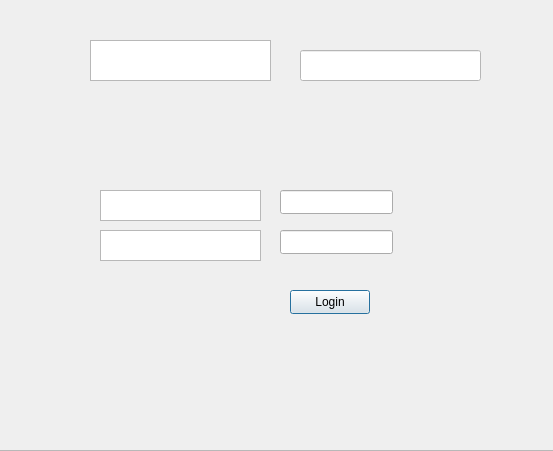
<?xml version="1.0" encoding="UTF-8"?>
<ui version="4.0">
 <class>Dialog</class>
 <widget class="QDialog" name="Dialog">
  <property name="geometry">
   <rect>
    <x>0</x>
    <y>0</y>
    <width>553</width>
    <height>451</height>
   </rect>
  </property>
  <property name="windowTitle">
   <string>Dialog</string>
  </property>
  <widget class="QFrame" name="frame">
   <property name="geometry">
    <rect>
     <x>-10</x>
     <y>-10</y>
     <width>571</width>
     <height>461</height>
    </rect>
   </property>
   <property name="styleSheet">
    <string notr="true">background-image: url(:/res/vehicle_image.jpg);</string>
   </property>
   <property name="frameShape">
    <enum>QFrame::StyledPanel</enum>
   </property>
   <property name="frameShadow">
    <enum>QFrame::Raised</enum>
   </property>
   <widget class="QLineEdit" name="lineEdit_3">
    <property name="geometry">
     <rect>
      <x>310</x>
      <y>60</y>
      <width>181</width>
      <height>31</height>
     </rect>
    </property>
    <property name="styleSheet">
     <string notr="true">color: rgb(255, 255, 255);
background-color: rgb(255, 255, 255);
selection-background-color: rgb(85, 255, 255);
background-color: qradialgradient(spread:pad, cx:0.5, cy:0.5, radius:0.5, fx:0.5, fy:0.5, stop:0 rgba(0, 0, 0, 255), stop:0.19397 rgba(0, 0, 0, 255), stop:0.202312 rgba(122, 97, 0, 255), stop:0.495514 rgba(76, 58, 0, 255), stop:0.504819 rgba(255, 255, 255, 255), stop:0.79 rgba(255, 255, 255, 255), stop:1 rgba(255, 158, 158, 255));
background-color: rgb(255, 255, 255);</string>
    </property>
    <property name="text">
     <string>34524324</string>
    </property>
   </widget>
   <widget class="QLineEdit" name="lineEdit">
    <property name="geometry">
     <rect>
      <x>290</x>
      <y>200</y>
      <width>113</width>
      <height>24</height>
     </rect>
    </property>
    <property name="text">
     <string/>
    </property>
   </widget>
   <widget class="QTextEdit" name="textEdit">
    <property name="geometry">
     <rect>
      <x>100</x>
      <y>50</y>
      <width>181</width>
      <height>41</height>
     </rect>
    </property>
    <property name="html">
     <string>&lt;!DOCTYPE HTML PUBLIC &quot;-//W3C//DTD HTML 4.0//EN&quot; &quot;http://www.w3.org/TR/REC-html40/strict.dtd&quot;&gt;
&lt;html&gt;&lt;head&gt;&lt;meta name=&quot;qrichtext&quot; content=&quot;1&quot; /&gt;&lt;meta charset=&quot;utf-8&quot; /&gt;&lt;style type=&quot;text/css&quot;&gt;
p, li { white-space: pre-wrap; }
hr { height: 1px; border-width: 0; }
li.unchecked::marker { content: &quot;\2610&quot;; }
li.checked::marker { content: &quot;\2612&quot;; }
&lt;/style&gt;&lt;/head&gt;&lt;body style=&quot; font-family:'Segoe UI'; font-size:9pt; font-weight:400; font-style:normal;&quot;&gt;
&lt;p align=&quot;center&quot; style=&quot; margin-top:0px; margin-bottom:0px; margin-left:0px; margin-right:0px; -qt-block-indent:0; text-indent:0px;&quot;&gt;&lt;span style=&quot; font-size:14pt; font-weight:700; color:#ffffff;&quot;&gt;Vehicle ID Search&lt;/span&gt;&lt;/p&gt;&lt;/body&gt;&lt;/html&gt;</string>
    </property>
   </widget>
   <widget class="QLineEdit" name="lineEdit_2">
    <property name="geometry">
     <rect>
      <x>290</x>
      <y>240</y>
      <width>113</width>
      <height>24</height>
     </rect>
    </property>
   </widget>
   <widget class="QPushButton" name="pushButton">
    <property name="geometry">
     <rect>
      <x>300</x>
      <y>300</y>
      <width>80</width>
      <height>24</height>
     </rect>
    </property>
    <property name="styleSheet">
     <string notr="true">alternate-background-color: rgb(255, 255, 255);</string>
    </property>
    <property name="text">
     <string>Login</string>
    </property>
   </widget>
   <widget class="QTextEdit" name="textEdit_2">
    <property name="geometry">
     <rect>
      <x>110</x>
      <y>200</y>
      <width>161</width>
      <height>31</height>
     </rect>
    </property>
    <property name="html">
     <string>&lt;!DOCTYPE HTML PUBLIC &quot;-//W3C//DTD HTML 4.0//EN&quot; &quot;http://www.w3.org/TR/REC-html40/strict.dtd&quot;&gt;
&lt;html&gt;&lt;head&gt;&lt;meta name=&quot;qrichtext&quot; content=&quot;1&quot; /&gt;&lt;meta charset=&quot;utf-8&quot; /&gt;&lt;style type=&quot;text/css&quot;&gt;
p, li { white-space: pre-wrap; }
hr { height: 1px; border-width: 0; }
li.unchecked::marker { content: &quot;\2610&quot;; }
li.checked::marker { content: &quot;\2612&quot;; }
&lt;/style&gt;&lt;/head&gt;&lt;body style=&quot; font-family:'Segoe UI'; font-size:9pt; font-weight:400; font-style:normal;&quot;&gt;
&lt;p align=&quot;center&quot; style=&quot; margin-top:0px; margin-bottom:0px; margin-left:0px; margin-right:0px; -qt-block-indent:0; text-indent:0px;&quot;&gt;&lt;span style=&quot; font-size:11pt; font-weight:700; color:#ffffff;&quot;&gt;Username&lt;/span&gt;&lt;/p&gt;&lt;/body&gt;&lt;/html&gt;</string>
    </property>
   </widget>
   <widget class="QTextEdit" name="textEdit_3">
    <property name="geometry">
     <rect>
      <x>110</x>
      <y>240</y>
      <width>161</width>
      <height>31</height>
     </rect>
    </property>
    <property name="html">
     <string>&lt;!DOCTYPE HTML PUBLIC &quot;-//W3C//DTD HTML 4.0//EN&quot; &quot;http://www.w3.org/TR/REC-html40/strict.dtd&quot;&gt;
&lt;html&gt;&lt;head&gt;&lt;meta name=&quot;qrichtext&quot; content=&quot;1&quot; /&gt;&lt;meta charset=&quot;utf-8&quot; /&gt;&lt;style type=&quot;text/css&quot;&gt;
p, li { white-space: pre-wrap; }
hr { height: 1px; border-width: 0; }
li.unchecked::marker { content: &quot;\2610&quot;; }
li.checked::marker { content: &quot;\2612&quot;; }
&lt;/style&gt;&lt;/head&gt;&lt;body style=&quot; font-family:'Segoe UI'; font-size:9pt; font-weight:400; font-style:normal;&quot;&gt;
&lt;p align=&quot;center&quot; style=&quot; margin-top:0px; margin-bottom:0px; margin-left:0px; margin-right:0px; -qt-block-indent:0; text-indent:0px;&quot;&gt;&lt;span style=&quot; font-size:11pt; font-weight:700; color:#ffffff;&quot;&gt;Password&lt;/span&gt;&lt;/p&gt;&lt;/body&gt;&lt;/html&gt;</string>
    </property>
   </widget>
  </widget>
 </widget>
 <resources/>
 <connections/>
</ui>
